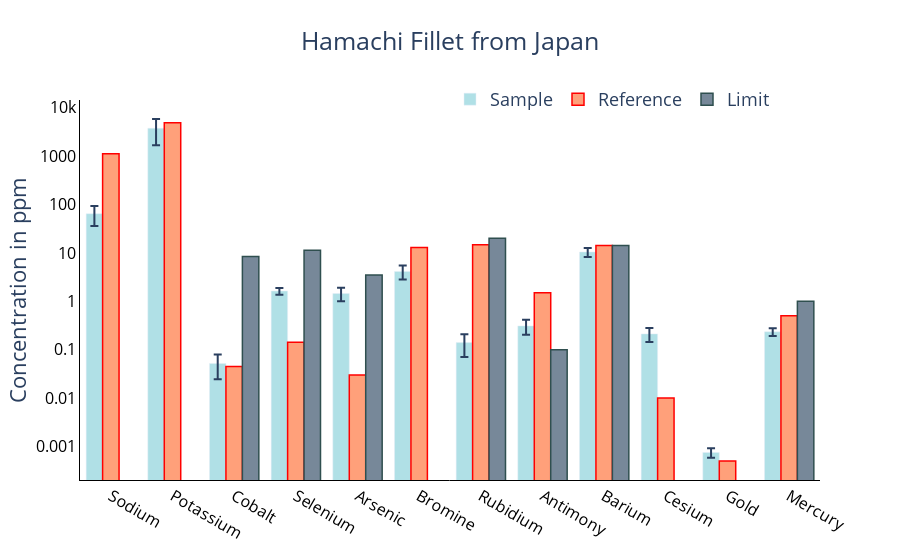

Notebook code cell kept with this figure:
### Code cell
#sample 2
elements = ['Sodium', 'Potassium', 'Cobalt', 'Selenium', 'Arsenic', 'Bromine',
           'Rubidium', 'Antimony','Barium', 'Cesium', 'Gold', 'Mercury']

ppm = [64.70, 3780.58, 0.052, 1.63, 1.45, 4.15, 0.14, 0.31, 10.48, 0.212, 0.00075, 0.234]
x = np.linspace(1,len(ppm),len(ppm))

sys_unc = [28.48, 1935.24, 0.027, 0.18, 0.43, 1.32, 0.068, 0.08, 1.26, 0.057, 0.00014, 0.029]
stat_unc = [2.06, 790.84, 0.0059, 0.19, 0.14, 0.12, 0.014, 0.07, 1.81, 0.038, 0.00009, 0.031]
tot_unc = []
for i in x:
    val = (sys_unc[int(i)-1]**2+stat_unc[int(i)-1]**2)**0.5
    tot_unc.append(val)

mpl_fig = plt.figure(figsize=(12,5))
ax = mpl_fig.add_subplot(111)
width = 0.25
p1 = ax.bar(x, ppm, width, color='powderblue', label='Element')

#reference values (based on averages)
ppm2 = [1120, 4912, 0.045, 0.142, 0.03, 13, 14.7, 1.5, 14.3, 0.01, 0.0005, 0.5]

#regulatory limits for the elements
limits = [0, 0, 8.48, 11.3, 3.5, 0, 20, 0.1, 14.3, 0, 0, 1]

#reference graph
p2 = ax.bar(x+0.25, ppm2, width, color='lightsalmon', edgecolor='red', alpha=0.3, label='Reference')
#error bars
p3 = plt.errorbar(x, ppm, yerr=tot_unc, fmt='.', ecolor='steelblue', capthick=1, capsize=2)
#limits graph
p4 = ax.bar(x-0.25, limits, width, color='lightslategray', edgecolor='k', label='Limit')

y_title = 'Concentration in ppm'
title_text = 'Hamachi Fillet from Japan'
#plt.xlabel('Element')
plt.ylabel('Concentration in ppm')
plt.title('Element ppm of Sample 2: Hamachi Fillet from JAPAN')
plt.legend()
plt.xticks(x, elements)
ax.set_yscale('log')
plt.show()

fig = go.Figure()
fig.add_trace(go.Bar(
    name='Sample',
    x=elements, 
    y=ppm,
    error_y=dict(type='data', array=tot_unc),
    marker_color='powderblue',
#    line_color='steelblue'
))
fig.add_trace(go.Bar( 
    name='Reference',
    x=elements,
    y=ppm2,
    marker_color='lightsalmon',
    marker_line_color='red',
    marker_line_width=1.5
))
fig.add_trace(go.Bar( 
    name='Limit',
    x=elements,
    y=limits,
    marker_color='lightslategray',
    marker_line_color='darkslategray',
    marker_line_width=1.5
))

fig.update_layout(yaxis_type="log")
fig.update_layout(plot_bgcolor='white')#,width=700, height=700)
fig.update_yaxes(linecolor='black',tickcolor='black',
                 tickfont=dict(color='black', size=16))
fig.update_xaxes(linecolor='black',tickfont=dict(color='black', size=16))
fig.update_layout(legend_orientation="h",legend=dict(x=0.5, y=1.05))
fig.update_layout(barmode='group')
fig.update_layout(title=title_text, title_x=0.5,
                  yaxis_title=y_title,
                  font=dict(size=18)
)

fig.show()
fig.write_html("2017-sample2.html",include_plotlyjs=False)

### Figure 1 — Plotly figure (JSON) as saved in the notebook; plotly's stock layout.template omitted (floating-point values rounded to 4 significant figures)
{"data": [{"error_y": {"array": [28.55, 2091.0, 0.02764, 0.2617, 0.4522, 1.325, 0.06943, 0.1063, 2.205, 0.06851, 0.0001664, 0.04245], "type": "data"}, "marker": {"color": "powderblue"}, "name": "Sample", "type": "bar", "x": ["Sodium", "Potassium", "Cobalt", "Selenium", "Arsenic", "Bromine", "Rubidium", "Antimony", "Barium", "Cesium", "Gold", "Mercury"], "y": [64.7, 3781.0, 0.052, 1.63, 1.45, 4.15, 0.14, 0.31, 10.48, 0.212, 0.00075, 0.234]}, {"marker": {"color": "lightsalmon", "line": {"color": "red", "width": 1.5}}, "name": "Reference", "type": "bar", "x": ["Sodium", "Potassium", "Cobalt", "Selenium", "Arsenic", "Bromine", "Rubidium", "Antimony", "Barium", "Cesium", "Gold", "Mercury"], "y": [1120, 4912, 0.045, 0.142, 0.03, 13, 14.7, 1.5, 14.3, 0.01, 0.0005, 0.5]}, {"marker": {"color": "lightslategray", "line": {"color": "darkslategray", "width": 1.5}}, "name": "Limit", "type": "bar", "x": ["Sodium", "Potassium", "Cobalt", "Selenium", "Arsenic", "Bromine", "Rubidium", "Antimony", "Barium", "Cesium", "Gold", "Mercury"], "y": [0, 0, 8.48, 11.3, 3.5, 0, 20, 0.1, 14.3, 0, 0, 1]}], "layout": {"barmode": "group", "font": {"size": 18}, "legend": {"orientation": "h", "x": 0.5, "y": 1.05}, "plot_bgcolor": "white", "title": {"text": "Hamachi Fillet from Japan", "x": 0.5}, "xaxis": {"linecolor": "black", "tickfont": {"color": "black", "size": 16}}, "yaxis": {"linecolor": "black", "tickcolor": "black", "tickfont": {"color": "black", "size": 16}, "title": {"text": "Concentration in ppm"}, "type": "log"}}}
